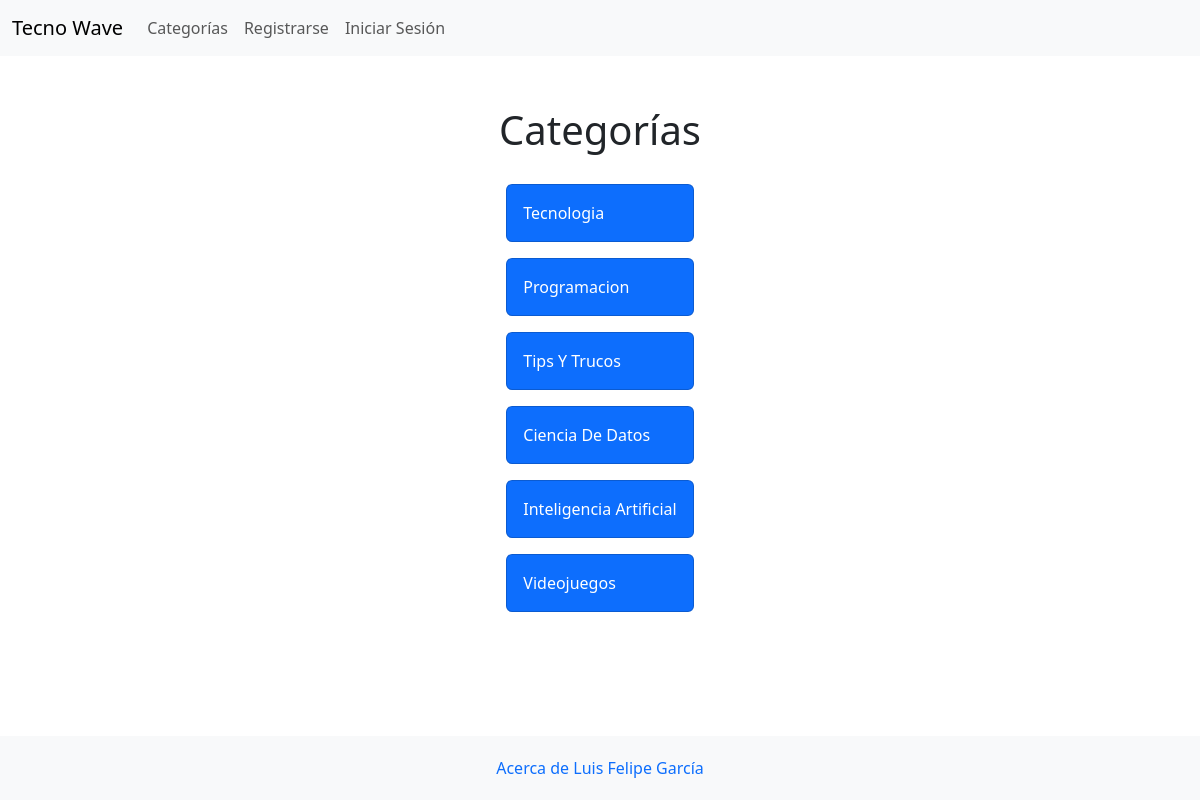
The page /category-list/ on the database its author committed.
### BlogTecnoWave/models.py (models this page shows, shortened)
class Category(models.Model):
    name = models.CharField(max_length=255)
    def __str__(self):
        return self.name

### BlogTecnoWave/views.py (the view)
# urls.py: path("category-list/", CategoryListView, name='CategoryList'),
def CategoryListView(request):
    category_menu_list = Category.objects.all()
    return render(request, 'category_list.html',{'category_menu_list': category_menu_list})

### BlogTecnoWave/templates/category_list.html (shortened to what this page needs)
{% extends 'base.html' %}
{% block Content %}
    <div style="display: flex; flex-direction: column; align-items: center; justify-content: center; margin: 50px 0 50px 0;">
        <h1 style="margin-bottom: 30px;">Categorías</h1>
        <div>
        {% for item in category_menu_list %}
            <div class="card text-white bg-primary mb-3" style="max-width: 18rem;">
                <div class="card-body">
                    <a class="card-title" href="{% url 'Category' item|slugify %}" style="text-transform:capitalize; text-decoration:none;"> {{ item}}</a>
                </div>
            </div>
        {% endfor %}
        </div>
    </div>
{% endblock Content %}

### static/BlogTecnoWave/css/base.css (style rules this page uses)
body { margin: 0; padding: 0; display: flex; flex-direction: column; min-height: 100vh; }

### rows shown on the page
Category: name "Tecnologia"
Category: name "Programacion"
Category: name "Tips Y Trucos"
Category: name "Ciencia De Datos"
Category: name "Inteligencia Artificial"
Category: name "Videojuegos"
